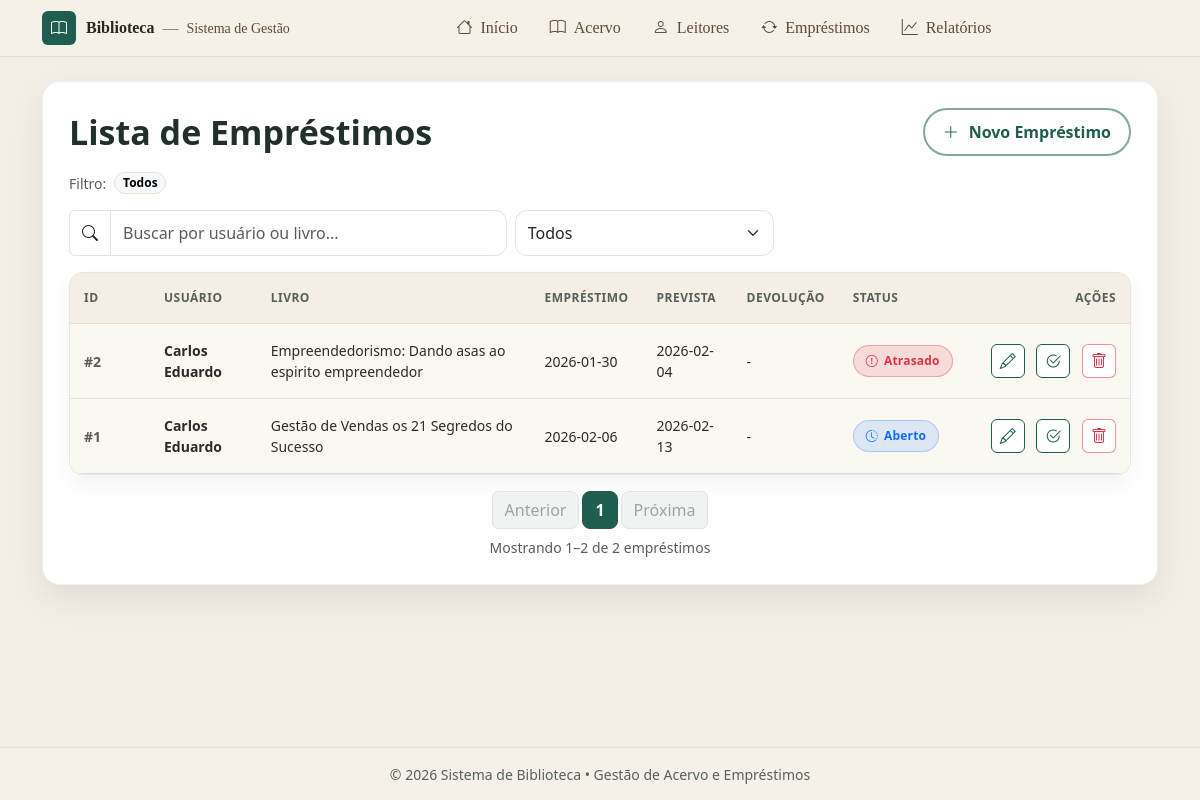
The app's page /emprestimos/listar.php, older data.
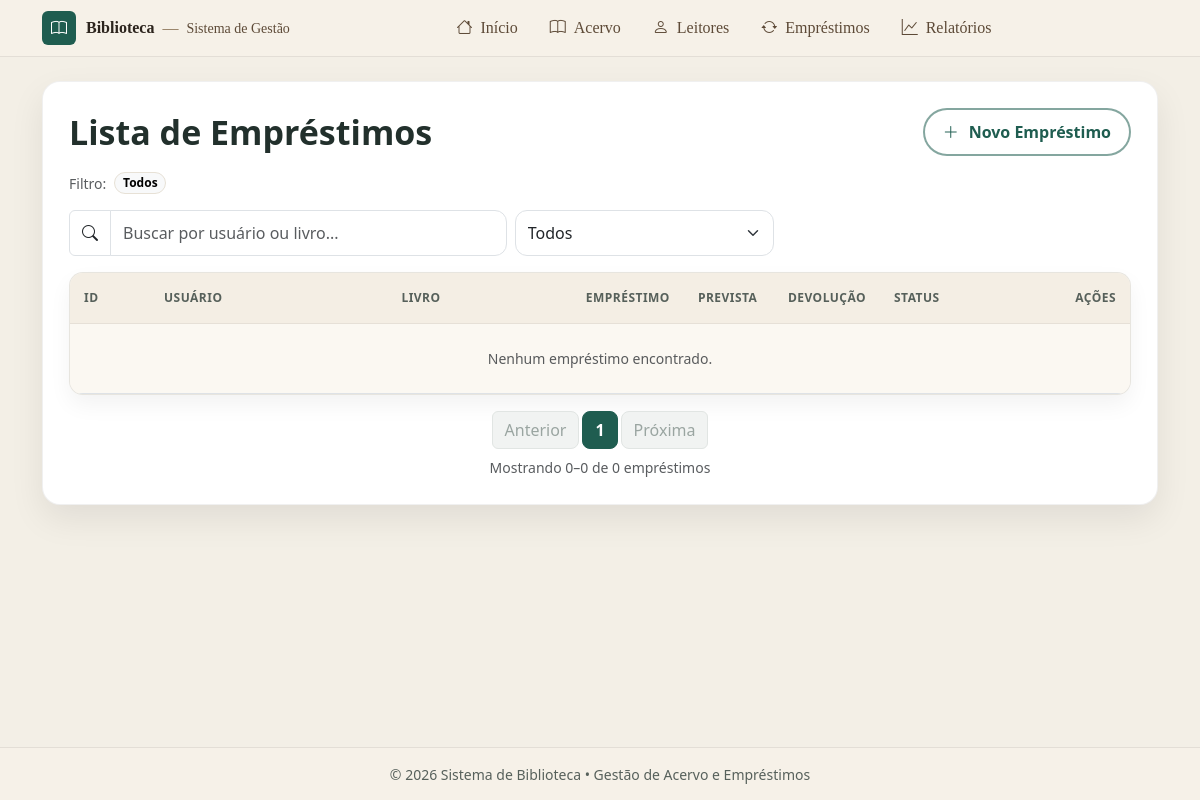
The same page, newer data.
### tables this page shows
CREATE TABLE `emprestimos` (
  `id` int(11) NOT NULL,
  `id_usuario` int(11) NOT NULL,
  `id_livro` int(11) NOT NULL,
  `data_emprestimo` date DEFAULT curdate(),
  `data_prevista` date DEFAULT NULL,
  `data_devolucao` date DEFAULT NULL,
  `devolvido` tinyint(1) DEFAULT 0
);

CREATE TABLE `usuarios` (
  `id` int(11) NOT NULL,
  `nome` varchar(100) NOT NULL,
  `email` varchar(255) DEFAULT NULL,
  `telefone` varchar(20) DEFAULT NULL,
  `criado_em` timestamp NOT NULL DEFAULT current_timestamp(),
  `perfil` enum('admin','leitor') NOT NULL,
  `cpf` varchar(14) NOT NULL,
  `ativo` tinyint(1) NOT NULL DEFAULT 1
);

CREATE TABLE `livros` (
  `id` int(11) NOT NULL,
  `titulo` varchar(150) NOT NULL,
  `autor` varchar(100) DEFAULT NULL,
  `ano_publicacao` int(11) DEFAULT NULL,
  `disponivel` tinyint(1) DEFAULT 1,
  `criado_em` timestamp NOT NULL DEFAULT current_timestamp(),
  `ISBN` varchar(20) DEFAULT NULL,
  `capa_url` varchar(255) DEFAULT NULL,
  `qtd_total` int(11) NOT NULL DEFAULT 1,
  `qtd_disp` int(11) NOT NULL DEFAULT 1,
  `categoria` int(11) DEFAULT NULL,
  `sinopse` text DEFAULT NULL,
  `assuntos` text DEFAULT NULL,
  `editora` varchar(255) DEFAULT NULL
);

### emprestimos/listar.php (the view, shortened to what the changed rows need)
<?php
include("../conexao.php");
include("../includes/header.php");
$hoje = date('Y-m-d');
$por_pagina = 10;
$pagina = isset($_GET['p']) ? (int)$_GET['p'] : 1;
$q = trim($_GET['q'] ?? '');
$status = trim($_GET['status'] ?? '');
$where = [];
$params = [];
$types = "";
$whereSql = count($where) ? ("WHERE " . implode(" AND ", $where)) : "";
$sqlCount = "
  SELECT COUNT(*) AS total
  FROM emprestimos e
  JOIN usuarios u ON u.id = e.id_usuario
  JOIN livros l ON l.id = e.id_livro
  $whereSql
";
$stmtC = mysqli_prepare($conn, $sqlCount);
mysqli_stmt_execute($stmtC);
$resC = mysqli_stmt_get_result($stmtC);
$total = (int)(mysqli_fetch_assoc($resC)['total'] ?? 0);
$total_paginas = max(1, (int)ceil($total / $por_pagina));
$offset = ($pagina - 1) * $por_pagina;
$sql = "
  SELECT
    e.id,
    e.data_emprestimo,
    e.data_prevista,
    e.data_devolucao,
    e.devolvido,
    u.nome AS usuario_nome,
    l.titulo AS livro_titulo
  FROM emprestimos e
  JOIN usuarios u ON u.id = e.id_usuario
  JOIN livros l ON l.id = e.id_livro
  $whereSql
  ORDER BY e.id DESC
  LIMIT ? OFFSET ?
";
$stmt = mysqli_prepare($conn, $sql);
$types2 = $types . "ii";
$params2 = $params;
$params2[] = $por_pagina;
$params2[] = $offset;
mysqli_stmt_bind_param($stmt, $types2, ...$params2);
mysqli_stmt_execute($stmt);
$r = mysqli_stmt_get_result($stmt);
$inicio = ($total === 0) ? 0 : ($offset + 1);
$fim = min($offset + $por_pagina, $total);
function montaLink($p, $q, $status)
{
  $qs = [];
  if ($p) $qs['p'] = $p;
  return "listar.php?" . http_build_query($qs);
}
?>
<div class="container my-4">
  <div class="page-card">
    <div class="page-card__head">
      <h2 class="page-card__title">Lista de Empréstimos</h2>
    </div>
    <div class="table-base-wrap">
      <div class="table-responsive">
        <table class="table table-base align-middle mb-0">
          <thead>
            <tr>
              <th class="col-id">ID</th>
              <th>Usuário</th>
              <th>Livro</th>
              <th class="col-ano">Empréstimo</th>
              <th class="col-ano">Prevista</th>
              <th class="col-ano">Devolução</th>
              <th class="col-status">Status</th>
              <th class="text-end col-acoes">Ações</th>
            </tr>
          </thead>
          <tbody id="tbody-emprestimos">
            <?php if ($total === 0) { ?>
              <tr>
                <td colspan="8" class="text-center text-muted py-4">Nenhum empréstimo encontrado.</td>
              </tr>
            <?php } ?>
            <?php while ($e = mysqli_fetch_assoc($r)) {
              $devolvido = (int)$e['devolvido'];
              $prevista  = $e['data_prevista'] ?? null;
              $atrasado  = ($devolvido === 0 && !empty($prevista) && $prevista < $hoje);
              $livroAttr = htmlspecialchars($e['livro_titulo'], ENT_QUOTES);
              $userAttr  = htmlspecialchars($e['usuario_nome'], ENT_QUOTES);
            ?>
              <tr>
                <td class="text-muted fw-semibold">#<?= (int)$e['id'] ?></td>
                <td class="fw-semibold"><?= htmlspecialchars($e['usuario_nome']) ?></td>
                <td><?= htmlspecialchars($e['livro_titulo']) ?></td>
                <td><?= htmlspecialchars($e['data_emprestimo']) ?></td>
                <td><?= htmlspecialchars($e['data_prevista'] ?? '-') ?></td>
                <td><?= htmlspecialchars($e['data_devolucao'] ?? '-') ?></td>
                <td>
                  <?php if ($devolvido === 1) { ?>
                    <span class="badge-status badge-done">
                      <i class="bi bi-check-circle"></i> Devolvido
                    </span>
                  <?php } elseif ($atrasado) { ?>
                    <span class="badge-status badge-late">
                      <i class="bi bi-exclamation-circle"></i> Atrasado
                    </span>
                  <?php } else { ?>
                    <span class="badge-status badge-open">
                      <i class="bi bi-clock-history"></i> Aberto
                    </span>
                  <?php } ?>
                </td>
                <td class="text-end">
                  <?php if ($devolvido === 0) { ?>
                    <a class="icon-btn icon-btn--edit"
                      href="editar.php?id=<?= (int)$e['id'] ?>"
                      title="Editar">
                      <i class="bi bi-pencil"></i>
                    </a>
                    <a class="icon-btn icon-btn--edit"
                      href="#"
                      data-action="devolver"
                      data-id="<?= (int)$e['id'] ?>"
                      data-livro="<?= $livroAttr ?>"
                      data-usuario="<?= $userAttr ?>"
                      title="Devolver">
                      <i class="bi bi-check2-circle"></i>
                    </a>
                  <?php } ?>
                  <a class="icon-btn icon-btn--del"
                    href="#"
                    data-action="excluir"
                    data-id="<?= (int)$e['id'] ?>"
                    data-livro="<?= $livroAttr ?>"
                    data-usuario="<?= $userAttr ?>"
                    title="Excluir">
                    <i class="bi bi-trash"></i>
                  </a>
                </td>
              </tr>
            <?php } ?>
          </tbody>
        </table>
      </div>
    </div>
    <div class="d-flex flex-column align-items-center gap-2 mt-3">
      <nav id="paginacao-emprestimos">
        <ul class="pagination pagination-green mb-0">
          <?php
          $janela = 2;
          $ini = max(1, $pagina - $janela);
          $fimPag = min($total_paginas, $pagina + $janela);
          for ($p = $ini; $p <= $fimPag; $p++) {
          ?>
            <li class="page-item <?= ($p === $pagina) ? 'active' : '' ?>">
              <a class="page-link" href="<?= montaLink($p, $q, $status) ?>"><?= $p ?></a>
            </li>
          <?php } ?>
        </ul>
      </nav>
      <div id="resumo-emprestimos" class="text-muted small">
        Mostrando <?= $inicio ?>–<?= $fim ?> de <?= $total ?> empréstimos
      </div>
    </div>
  </div>
</div>
<?php include("../includes/footer.php"); ?>

Row changes from the older to the newer data that the page shows:
removed emprestimos: id "2", id_usuario.nome "Carlos Eduardo", id_livro.titulo "Empreendedorismo: Dando asas ao espirito empreendedor", data_emprestimo "2026-01-30", data_prevista "2026-02-04", data_devolucao "-", devolvido 0 (drawn)
removed emprestimos: id "1", id_usuario.nome "Carlos Eduardo", id_livro.titulo "Gestão de Vendas os 21 Segredos do Sucesso", data_emprestimo "2026-02-06", data_prevista "2026-02-13", data_devolucao "-", devolvido 0 (drawn)
Text that changed along with them:
$inicio: "1" → "0"
$fim: "2" → "0"
$total: "2" → "0"
text now shown: "Nenhum empréstimo encontrado."
